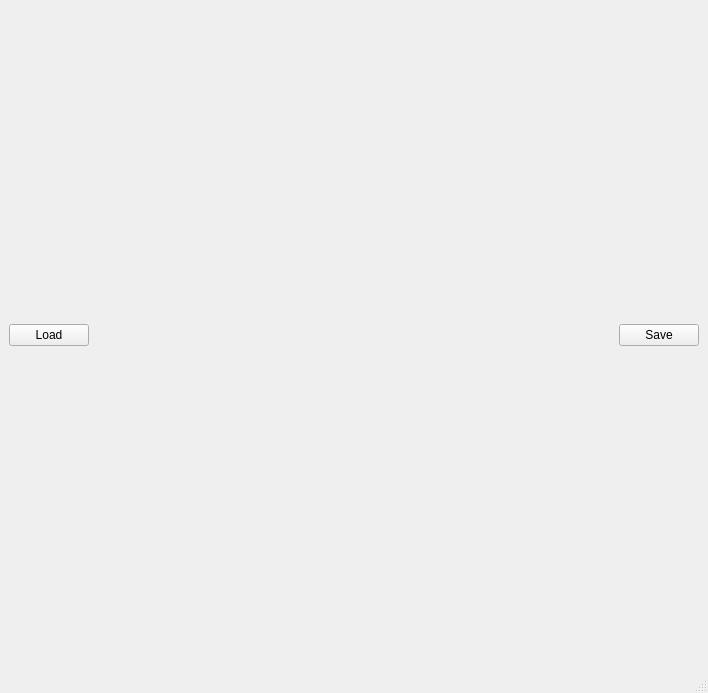
<?xml version="1.0" encoding="UTF-8"?>
<ui version="4.0">
 <class>MainWindow</class>
 <widget class="QMainWindow" name="MainWindow">
  <property name="geometry">
   <rect>
    <x>0</x>
    <y>0</y>
    <width>708</width>
    <height>693</height>
   </rect>
  </property>
  <property name="windowTitle">
   <string>MainWindow</string>
  </property>
  <widget class="QWidget" name="centralwidget">
   <layout class="QGridLayout" name="gridLayout">
    <item row="0" column="0" colspan="2">
     <layout class="QHBoxLayout" name="top_bar">
      <item>
       <widget class="QPushButton" name="load_button">
        <property name="text">
         <string>Load</string>
        </property>
       </widget>
      </item>
      <item>
       <spacer name="horizontalSpacer">
        <property name="orientation">
         <enum>Qt::Horizontal</enum>
        </property>
        <property name="sizeHint" stdset="0">
         <size>
          <width>40</width>
          <height>20</height>
         </size>
        </property>
       </spacer>
      </item>
      <item>
       <widget class="QPushButton" name="save_button">
        <property name="text">
         <string>Save</string>
        </property>
       </widget>
      </item>
     </layout>
    </item>
    <item row="1" column="0" colspan="2">
     <layout class="QHBoxLayout" name="data_layout"/>
    </item>
   </layout>
  </widget>
  <widget class="QMenuBar" name="menubar">
   <property name="geometry">
    <rect>
     <x>0</x>
     <y>0</y>
     <width>708</width>
     <height>22</height>
    </rect>
   </property>
  </widget>
  <widget class="QStatusBar" name="statusbar"/>
 </widget>
 <resources/>
 <connections/>
</ui>
